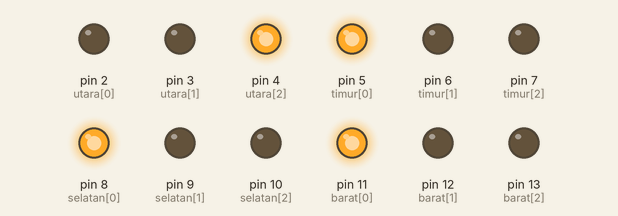
This sketch was run on a simulated Arduino Uno, built with avr-gcc and run on an emulated ATmega328P. On the bench: output pins drawn as LEDs (lit = HIGH).

Above: at 0.1 s.
At 6.9 s:
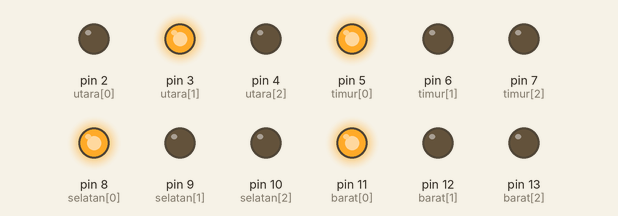
At 8.9 s:
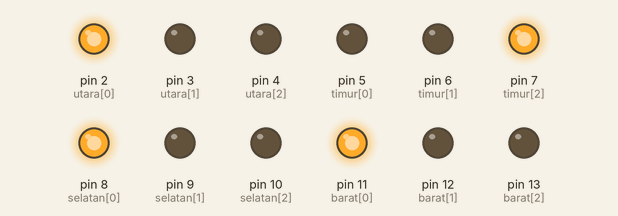
At 15.7 s:
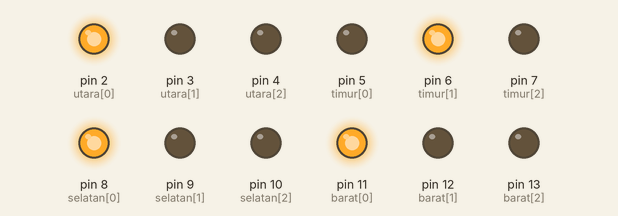
At 24.5 s:
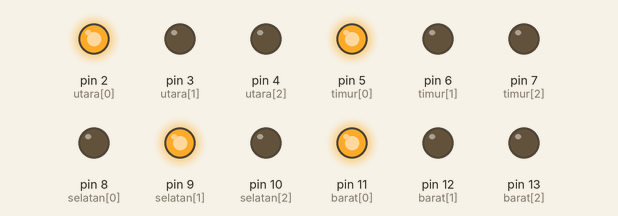
At 33.3 s:
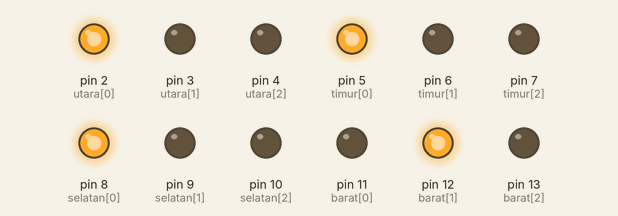
Timing chart, 0 to 36.7 s (numbered marks = the images above):
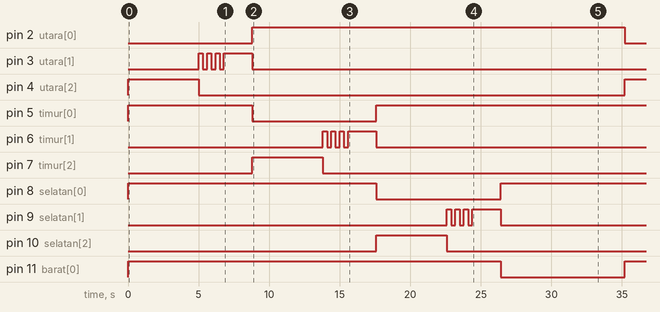

The sketch:

trafficlight.ino
```cpp
// ================== SET PIN ==================
int utara[] = {2, 3, 4};     // merah, kuning, hijau
int timur[] = {5, 6, 7};
int selatan[] = {8, 9, 10};
int barat[] = {11, 12, 13};

// ================== SETUP ==================
void setup() {
  // Set semua pin sebagai OUTPUT
  for(int i=2; i<=13; i++){
    pinMode(i, OUTPUT);
  }

  semuaMerah();

}

// ================== LOOP ==================
void loop() {
  aktifkanSimpang(utara);   // Utara
  aktifkanSimpang(timur);   // Timur
  aktifkanSimpang(selatan); // Selatan
  aktifkanSimpang(barat);   // Barat
}

// ================== FUNGSI ==================

// Semua lampu merah
void semuaMerah(){
  // Utara
  digitalWrite(utara[0], HIGH);
  digitalWrite(utara[1], LOW);
  digitalWrite(utara[2], LOW);

  // Timur
  digitalWrite(timur[0], HIGH);
  digitalWrite(timur[1], LOW);
  digitalWrite(timur[2], LOW);

  // Selatan
  digitalWrite(selatan[0], HIGH);
  digitalWrite(selatan[1], LOW);
  digitalWrite(selatan[2], LOW);

  // Barat
  digitalWrite(barat[0], HIGH);
  digitalWrite(barat[1], LOW);
  digitalWrite(barat[2], LOW);
}

// Aktifkan 1 simpang
void aktifkanSimpang(int lampu[]){
  semuaMerah(); // pastikan semua merah dulu

  // HIJAU ON
  digitalWrite(lampu[0], LOW);   // merah OFF
  digitalWrite(lampu[2], HIGH);  // hijau ON
  delay(5000);

  // HIJAU OFF
  digitalWrite(lampu[2], LOW);

  // KUNING KEDIP 3x
  for(int i=0; i<3; i++){
    digitalWrite(lampu[1], HIGH);
    delay(300);
    digitalWrite(lampu[1], LOW);
    delay(300);
  }

  // KUNING NYALA 2 DETIK
  digitalWrite(lampu[1], HIGH);
  delay(2000);
  digitalWrite(lampu[1], LOW);

  // BALIK KE MERAH
  digitalWrite(lampu[0], HIGH);
}
```

Measured:
- by itself, pin 2 (utara[0]): LOW → HIGH at 8.8 s, → LOW 26.4 s later
- by itself, pin 3 (utara[1]), pin 6 (timur[1]), pin 9 (selatan[1]), pin 12 (barat[1]): goes 3 × (HIGH 0.30 s, LOW 0.30 s), HIGH 2.0 s, then LOW
- by itself, pin 4 (utara[2]): LOW → HIGH at 0.00 s, → LOW 5.0 s later, → HIGH 30.2 s later
- by itself, pin 5 (timur[0]): HIGH → LOW at 8.8 s, → HIGH 8.8 s later
- by itself, pin 7 (timur[2]): LOW → HIGH at 8.8 s, → LOW 5.0 s later
- by itself, pin 8 (selatan[0]): HIGH → LOW at 17.6 s, → HIGH 8.8 s later
- by itself, pin 10 (selatan[2]): LOW → HIGH at 17.6 s, → LOW 5.0 s later
- by itself, pin 11 (barat[0]): HIGH → LOW at 26.4 s, → HIGH 8.8 s later
